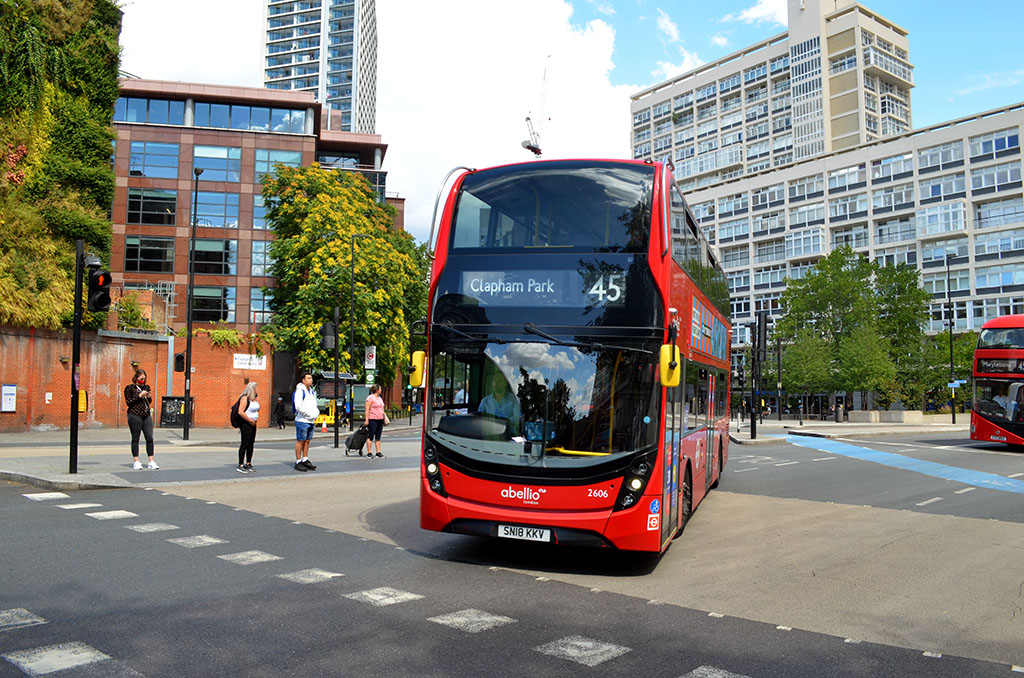
#> input picture Practicing-Coding/Python/College/Bus.jpg, 1024 x 678 px, found by its file name
$ python 2_1.py
#> lines starting #> are read from the running program, lines starting #| are printed output that depends on the picture
import numpy as np
import matplotlib.pyplot as plt

from scipy.signal import convolve2d

image=plt.imread('E:\Documents\GitHub\Practice-Codes\Practicing-Coding\Python\College\Bus.jpg')
#> image is the input picture: shape (678, 1024, 3); mean R, G, B 129.4, 127.9, 120.5

#convert the image into gray scale
if image.shape[-1]==3:
    image=np.mean(image,axis=-1)
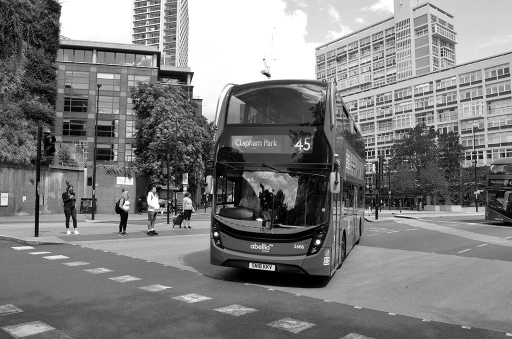
#> image: shape (678, 1024) float64 (shown at 1/2 size); min 0, max 255, mean 125.9

# robert operator
def robert_operator(image):
    kernal_x = np.array([[1,0],[0,-1]])
    kernal_y = np.array([[0,1],[-1,0]])
    gradient_x=convolve2d(image,kernal_x,mode='same',boundary='symm')
    gradient_y=convolve2d(image,kernal_y,mode='same',boundary='symm')
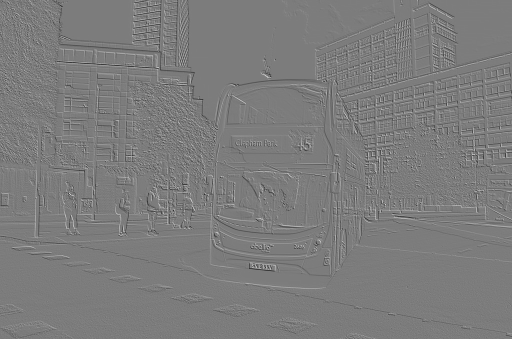
#> gradient_y: shape (678, 1024) float64 (shown at 1/2 size); min -240.3, max 251.3, mean -0.2; drawn with min black and max white
    gradient_magnitude=np.sqrt(gradient_x**2+gradient_y**2)
    return gradient_magnitude

filter_image=robert_operator(image)

# laplacian filter
laplacian_kernal=np.array([[0,1,0],[1,-4,1],[0,1,0]])

filtered_image=convolve2d(image,laplacian_kernal,mode='same',boundary='wrap')
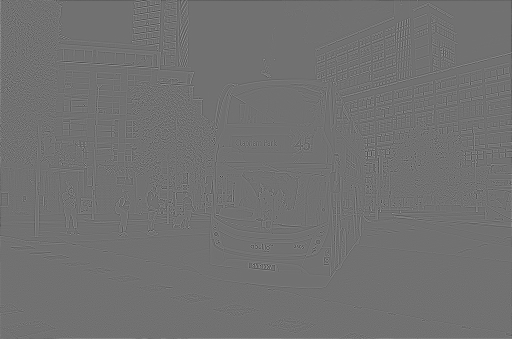
#> filtered_image: shape (678, 1024) float64 (shown at 1/2 size); min -504, max 627.3, mean 0; drawn with min black and max white
laplacianfil=np.clip(filtered_image,0,255)
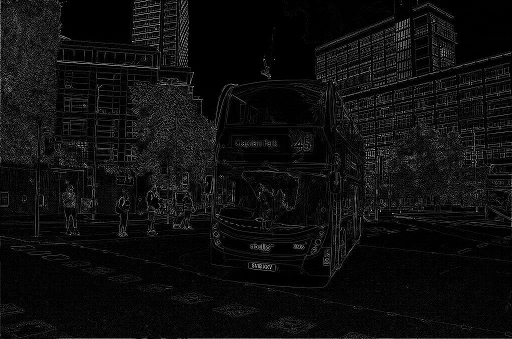
#> laplacianfil: shape (678, 1024) float64 (shown at 1/2 size); min 0, max 255, mean 14.4

# prewitt operator ar7
def prewitt(image):
    prewitt_kernel_x = np.array([[-1, 0, 1], [-1, 0, 1], [-1, 0, 1]])
    prewitt_kernel_y = np.array([[-1, -1, -1], [0, 0, 0], [1, 1, 1]])

    edges_x = convolve2d(image,prewitt_kernel_x,mode='same',boundary='symm')
    edges_y = convolve2d(image,prewitt_kernel_y,mode='same',boundary='symm')
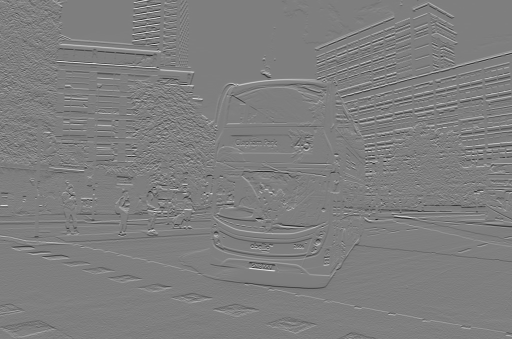
#> edges_y: shape (678, 1024) float64 (shown at 1/2 size); min -737.3, max 745.7, mean 1; drawn with min black and max white

    edge_image = np.sqrt(edges_x**2 + edges_y**2)
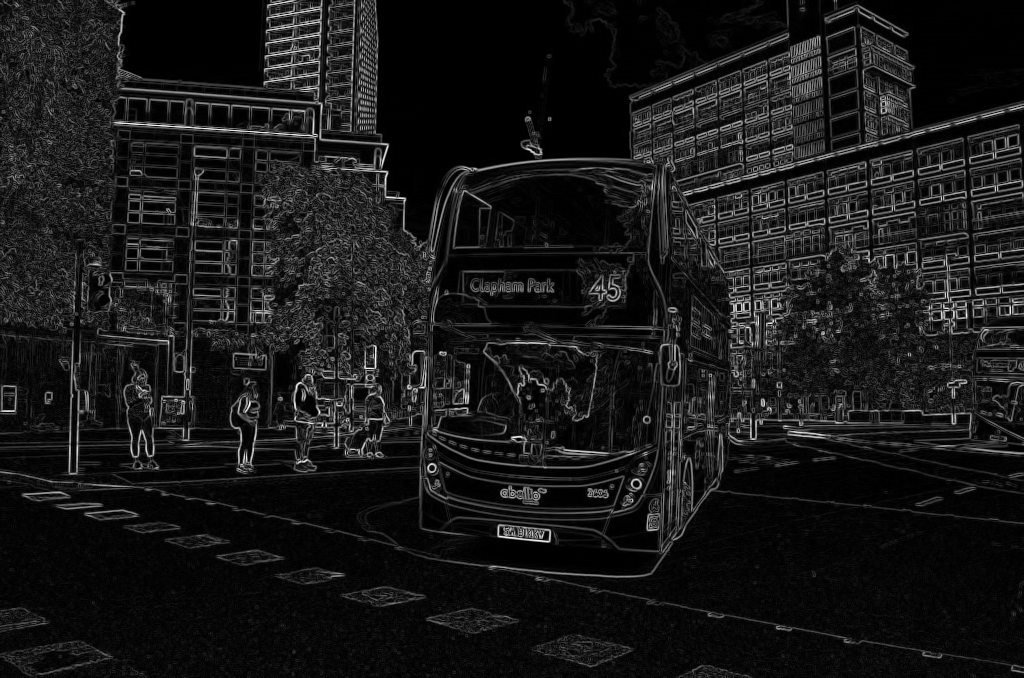
#> edge_image: shape (678, 1024) float64; min 0, max 756, mean 72.6; drawn with min black and max white
    return edge_image

prewitt_image=prewitt(image)

plt.figure(figsize=(12,6))
plt.subplot(141)
plt.title('Gray image')
plt.imshow(image,cmap='gray')

plt.subplot(142)
plt.title('robert ')
plt.imshow(filter_image, cmap='gray')

plt.subplot(143)
plt.title('laplacian image')
plt.imshow(laplacianfil, cmap='gray')

plt.subplot(144)
plt.title('Prewitt image')
plt.imshow(prewitt_image, cmap='gray')

plt.show()

$ run again, with Practicing-Coding/Python/College/1.png saved as Practicing-Coding/Python/College/Bus.jpg
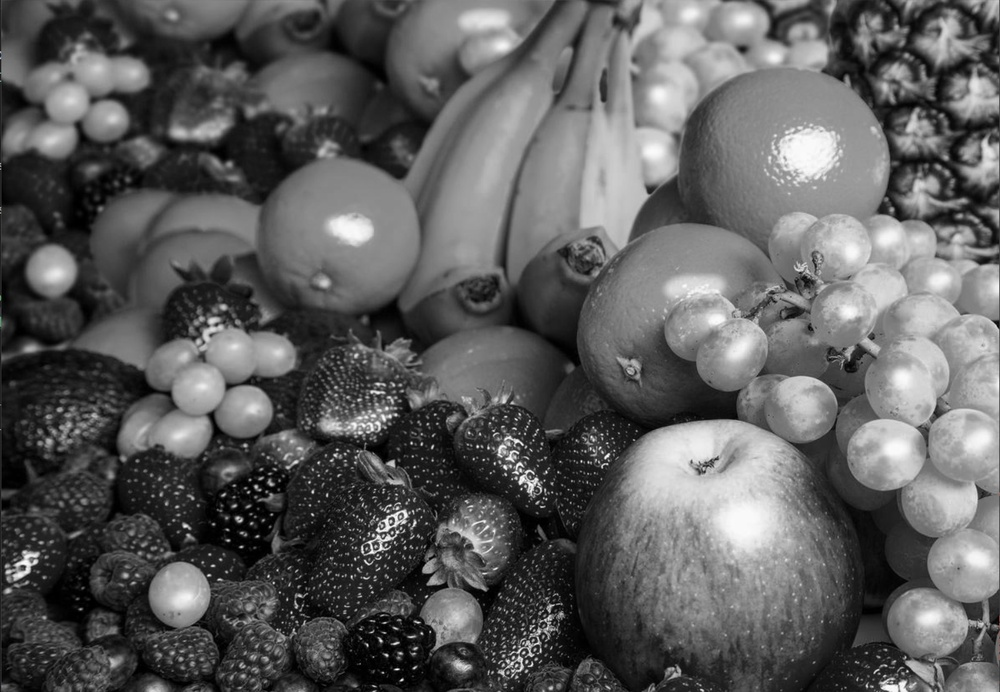
#> input picture Practicing-Coding/Python/College/1.png, 1000 x 692 px, shrunk from 1502 x 1040 before the run, found by its file name
#> image is the input picture: shape (692, 1000, 3); mean R, G, B 93.2, 93.2, 93.2
#> image: shape (692, 1000) float64
#> `laplacianfil=np.clip(filtered_image,0,255)`:
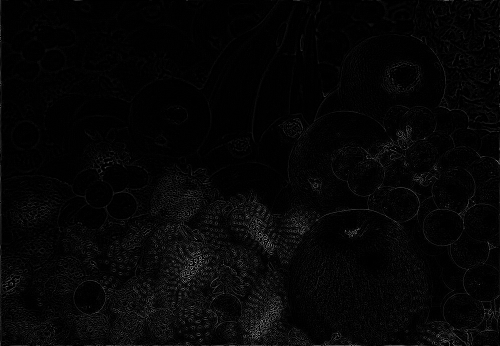
#> laplacianfil: shape (692, 1000) float64 (shown at 1/2 size); min 0, max 255, mean 5.3
#> in prewitt, `edges_y = convolve2d(image,prewitt_kernel_y,mode='same',boundary='symm')`:
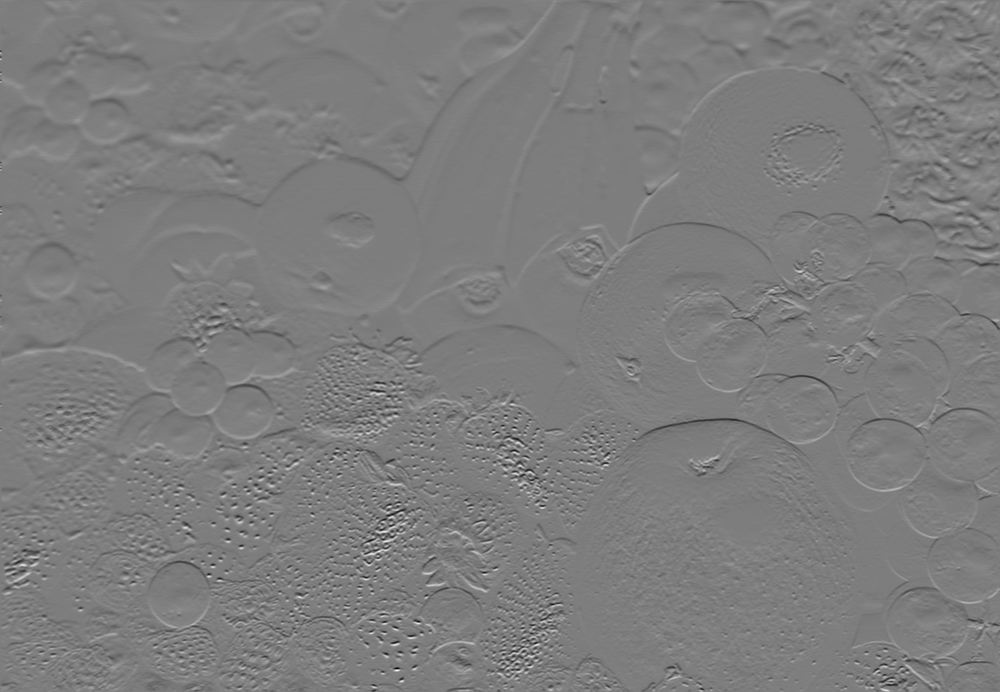
#> edges_y: shape (692, 1000) float64; min -669, max 691, mean 0.4; drawn with min black and max white

$ run again, with Practicing-Coding/Python/College/2.png saved as Practicing-Coding/Python/College/Bus.jpg
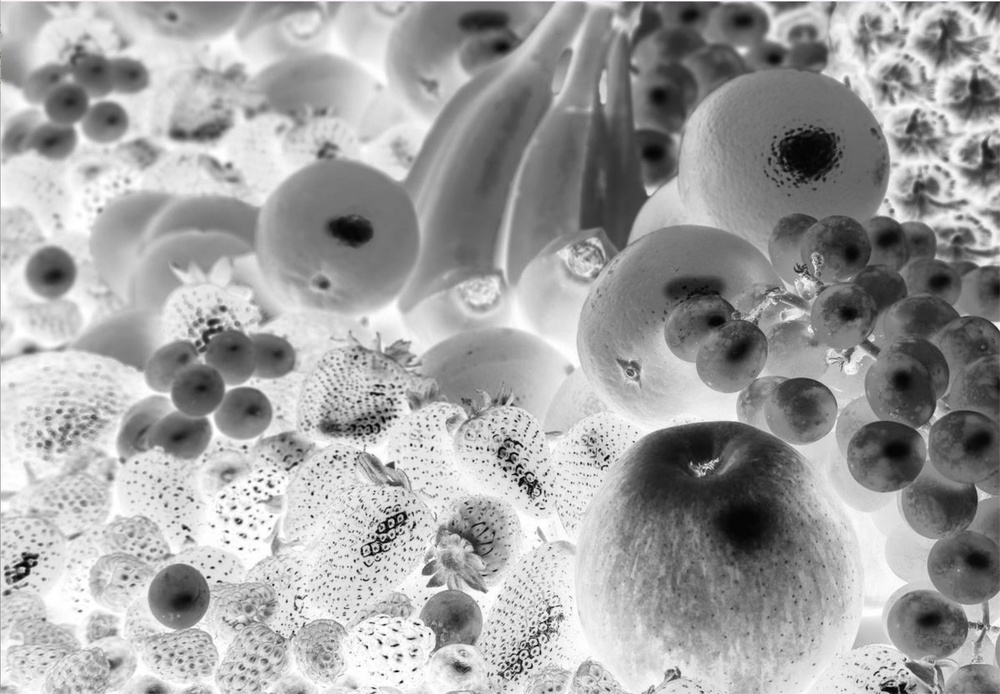
#> input picture Practicing-Coding/Python/College/2.png, 1000 x 694 px, shrunk from 1501 x 1042 before the run, found by its file name
#> image is the input picture: shape (694, 1000, 3); mean R, G, B 161.8, 161.8, 161.8
#> image: shape (694, 1000) float64
#> `laplacianfil=np.clip(filtered_image,0,255)`:
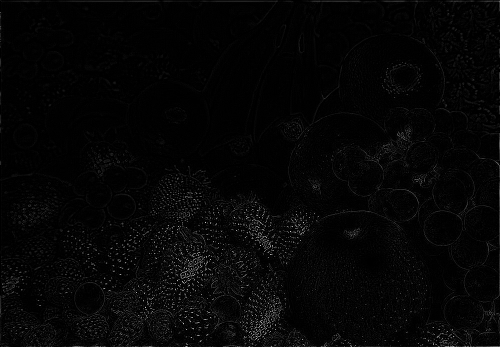
#> laplacianfil: shape (694, 1000) float64 (shown at 1/2 size); min 0, max 255, mean 5.4
#> in prewitt, `edges_y = convolve2d(image,prewitt_kernel_y,mode='same',boundary='symm')`:
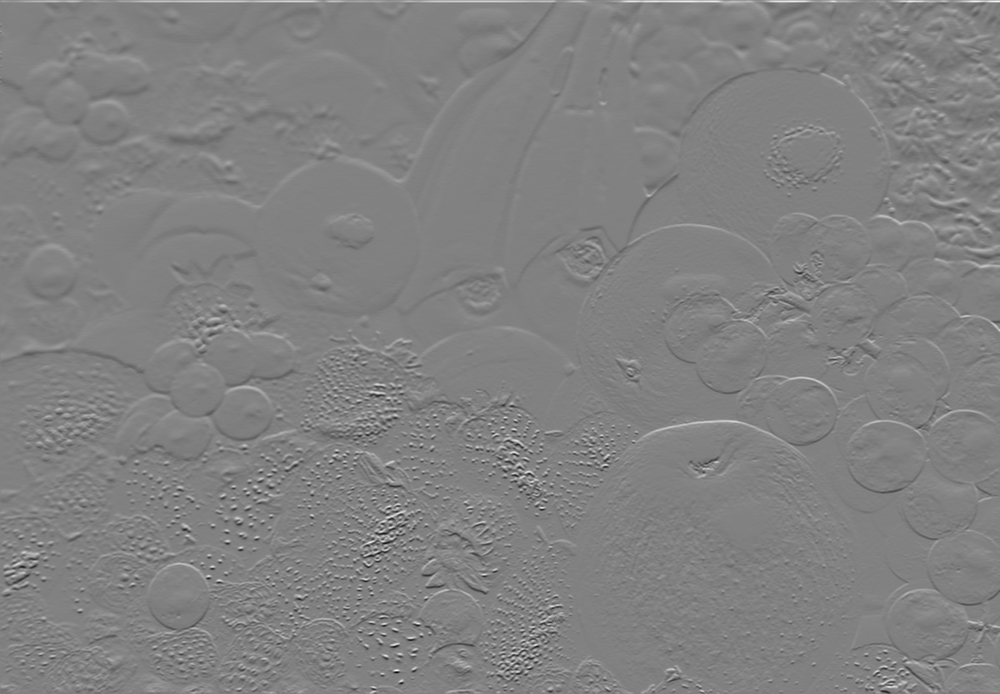
#> edges_y: shape (694, 1000) float64; min -704, max 682, mean 0.5; drawn with min black and max white
